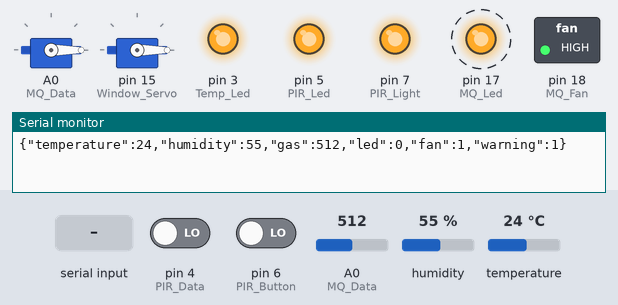
Bench run of a sketch on a simulated Arduino Uno, built with avr-gcc and run on an emulated ATmega328P. On the bench: 2 × servo, switched loads named in the sketch (green lamp = pin HIGH), output pins drawn as LEDs (lit = HIGH), the last lines printed to the serial monitor. Dashed ring = blinking. The test bench sets the inputs (shaded band); at power-on: temperature 24 °C, A0 (MQ_Data) = 512, pin 4 (PIR_Data) LOW, pin 6 (PIR_Button) LOW, humidity 55 %. Pins used as bus, display or sensor lines are not drawn.

Above: at 1.8 s.
1.9 s: "1\n" received over the second serial link
At 4.0 s:
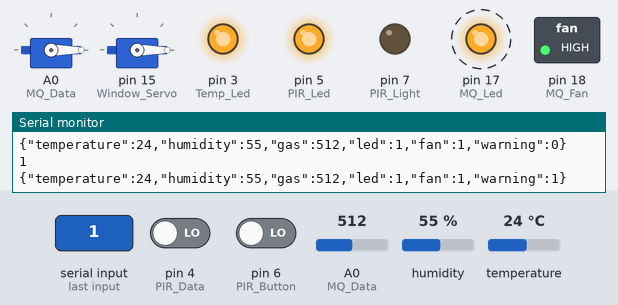
5.7 s: temperature set to 34.6 °C
12.0 s: temperature set to 35.8 °C
At 13.9 s:
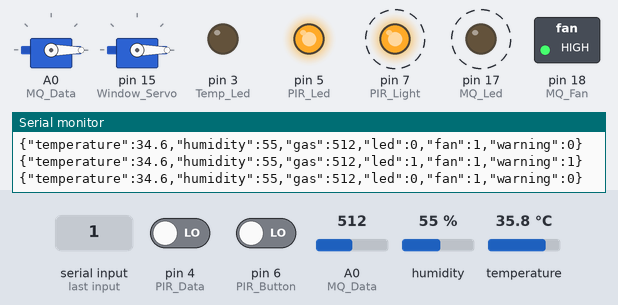
16.6 s: A0 (MQ_Data) set to 487
At 19.4 s:
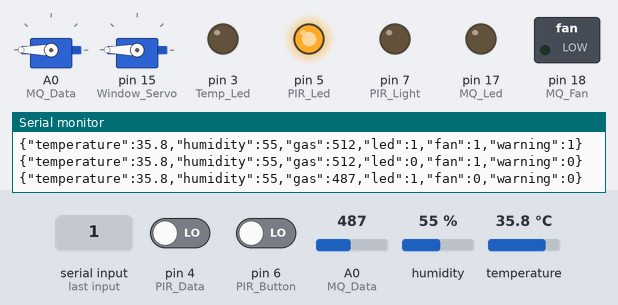
20.1 s: pin 4 (PIR_Data) driven HIGH
At 22.7 s:
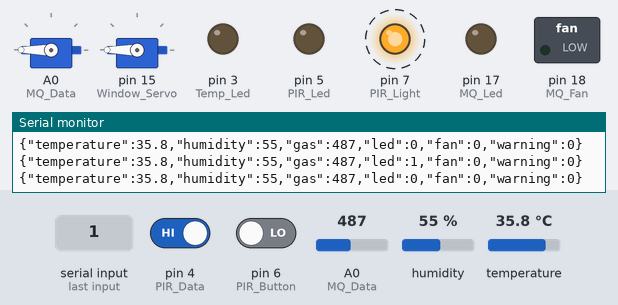
26.4 s: temperature set to 12 °C
At 28.7 s:
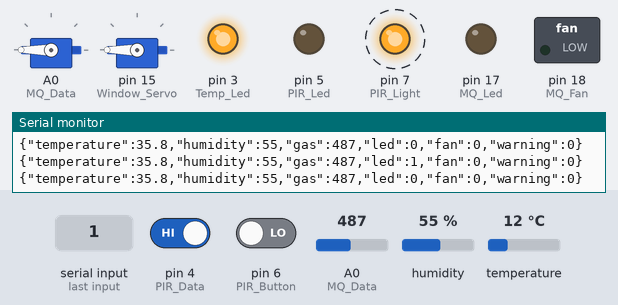
Timing chart, 0 to 33.7 s (numbered marks = the images above; inputs shaded):
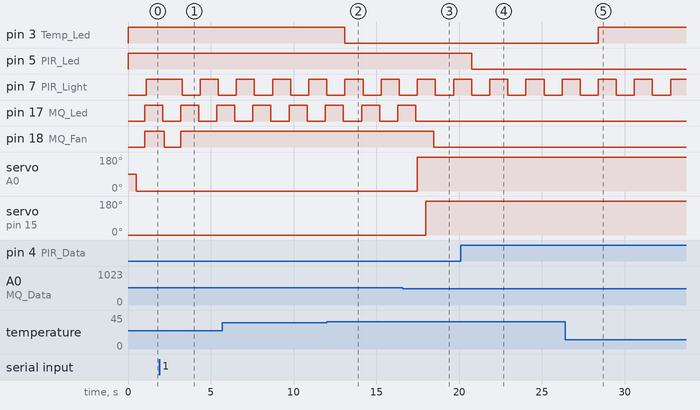

The sketch:

ArduinoMega.ino
```cpp
#include <Servo.h>

#include <ArduinoJson.h>
#include <SoftwareSerial.h>

#define RX_PIN 10 // Chân RX của cổng nối tiếp mềm
#define TX_PIN 11 // Chân TX của cổng nối tiếp mềm

SoftwareSerial mySerial(RX_PIN, TX_PIN); // Tạo một đối tượng cổng nối tiếp mềm

#include <DHT.h>
#include <DHT_U.h>


#define DHT_Data 2
#define Temp_Led 3
#define DHT_Fan 16

DHT dht(DHT_Data, DHT22);

#define PIR_Data 4
#define PIR_Led 5
#define PIR_Button 6
#define PIR_Light 7
int light_value = 0;
unsigned long timeDelay = 0;

Servo Door_Servo;
bool Door_Pos = true;


#define MQ_Data A0
Servo Window_Servo;
#define MQ_Fan 18
int MQ_Led = 17;
bool Window_Pos = true;

unsigned long period = 1000;

void setup() {
  dht.begin();
  pinMode(DHT_Fan, OUTPUT);
  pinMode(Temp_Led, OUTPUT);
  Serial.begin(9600);
  mySerial.begin(9600);
  while (!Serial) delay(1);

  pinMode(PIR_Data, INPUT_PULLUP);
  pinMode(PIR_Led, OUTPUT);
  pinMode(PIR_Button, INPUT_PULLUP);
  pinMode(PIR_Light, OUTPUT);

  Door_Servo.attach(14);

  pinMode(MQ_Data, INPUT);
  Window_Servo.attach(15);
  pinMode(MQ_Fan, OUTPUT);
  pinMode(MQ_Led, OUTPUT);
}

void getDHT(float &temp, float &hum) {
  hum = dht.readHumidity();
  temp = dht.readTemperature();
  //Serial.println(temp);
  if (temp >= 35)
    digitalWrite(DHT_Fan, HIGH);
  else
    digitalWrite(DHT_Fan, LOW);
  if (temp < 35)
    digitalWrite(Temp_Led, HIGH);
  else
    digitalWrite(Temp_Led, LOW);
}

void getPIR() {
  if (digitalRead(PIR_Data) == HIGH) {
    digitalWrite(PIR_Led, LOW);
  } else {
    digitalWrite(PIR_Led, HIGH);
  }

  if (digitalRead(PIR_Button) == LOW) {
    if (millis() - timeDelay > 50) {
      if (digitalRead(PIR_Button) == LOW) {
        digitalWrite(PIR_Light, !digitalRead(PIR_Light));
      }
      timeDelay = millis();
    }
  }
}

void getMQ(float &value) {
  value = analogRead(MQ_Data);
  if (value >= 500) {
    getServoTrue(Window_Pos, Window_Servo);
    getServoTrue(Door_Pos, Door_Servo);
    digitalWrite(MQ_Fan, HIGH);
    blinkLed(period, MQ_Led);
  } else {
    getServoFalse(Door_Pos, Door_Servo);
    getServoFalse(Window_Pos, Window_Servo);
    digitalWrite(MQ_Fan, LOW);
    digitalWrite(MQ_Led, LOW);
  }
}

void blinkLed(unsigned long &period, int &ledPin) {
  unsigned long currentMillis;
  if (millis() - currentMillis >= period)  //test whether the period has elapsed
  {
    digitalWrite(ledPin, !digitalRead(ledPin));  //if so, change the state of the LED.  Uses a neat trick to change the state
    currentMillis = millis();                    //IMPORTANT to save the start time of the current LED state.
  }
}

void getServoTrue(bool &value, Servo &servo) {
  value = !value;
  servo.write(0);
  delay(500);
}

void getServoFalse(bool &value, Servo &servo) {
  value = !value;
  servo.write(180);
  delay(500);
}

DynamicJsonDocument doc(1024);
DynamicJsonDocument docBtn(1024);

void loop() {
  // put your main code here, to run repeatedly:
  float t, h, g;
  getDHT(t, h);
  getPIR();
  // getRFID();
  getMQ(g);
  doc["temperature"] = t;
  doc["humidity"] = h;
  doc["gas"] = g;
  doc["led"] = digitalRead(PIR_Light);
  doc["fan"] = digitalRead(MQ_Fan);
  doc["warning"] = digitalRead(MQ_Led);

  serializeJson(doc, mySerial);
  serializeJson(doc, Serial);
  mySerial.println();
  Serial.println();

  if (mySerial.available()) {
    String data = mySerial.readStringUntil('\n');
    DeserializationError error = deserializeJson(docBtn, data);

    int l = docBtn["led"];
    int f = docBtn["fan"];
    int w = docBtn["warning"];

    digitalWrite(PIR_Light, l);
    digitalWrite(MQ_Fan, f);
    digitalWrite(MQ_Led, w);

    serializeJson(docBtn, Serial);
    Serial.println();
  }

}
```

Measured:
- the behaviour switches between 34.9 and 35 °C on temperature (found by bisection; images 1 and 2)
- the behaviour switches between 500 and 499 on A0 (MQ_Data) (found by bisection; images 2 and 3)
- after the input at 1.9 s, pin 18 (MQ_Fan): HIGH → LOW after 0.28 s, → HIGH 1.0 s later
- after the input at 12.0 s, pin 3 (Temp_Led): HIGH → LOW after 1.1 s
- after the input at 16.6 s, pin 17 (MQ_Led): goes on until 17.4 s, then stays LOW; pin 18 (MQ_Fan): HIGH → LOW after 1.9 s; servo on A0 (MQ_Data): 0° → 180° after 0.88 s; servo on pin 15 (Window_Servo): 0° → 180° after 1.4 s
- after the input at 20.1 s, pin 5 (PIR_Led): HIGH → LOW after 0.65 s
- after the input at 26.4 s, pin 3 (Temp_Led): LOW → HIGH after 2.0 s
- by itself, pin 7 (PIR_Light), pin 17 (MQ_Led): alternates HIGH for 1.1 s and LOW for 1.1 s
